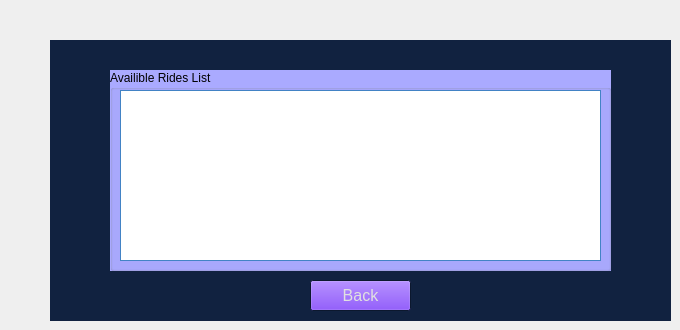
    <widget class="QWidget" name="page_9">
     <widget class="QWidget" name="index8" native="true">
      <property name="geometry">
       <rect>
        <x>50</x>
        <y>40</y>
        <width>621</width>
        <height>281</height>
       </rect>
      </property>
      <property name="palette">
       <palette>
        <active>
         <colorrole role="Window">
          <brush brushstyle="SolidPattern">
           <color alpha="255">
            <red>17</red>
            <green>34</green>
            <blue>64</blue>
           </color>
          </brush>
         </colorrole>
        </active>
        <inactive>
         <colorrole role="Window">
          <brush brushstyle="SolidPattern">
           <color alpha="255">
            <red>17</red>
            <green>34</green>
            <blue>64</blue>
           </color>
          </brush>
         </colorrole>
        </inactive>
        <disabled>
         <colorrole role="Base">
          <brush brushstyle="SolidPattern">
           <color alpha="255">
            <red>17</red>
            <green>34</green>
            <blue>64</blue>
           </color>
          </brush>
         </colorrole>
         <colorrole role="Window">
          <brush brushstyle="SolidPattern">
           <color alpha="255">
            <red>17</red>
            <green>34</green>
            <blue>64</blue>
           </color>
          </brush>
         </colorrole>
        </disabled>
       </palette>
      </property>
      <property name="autoFillBackground">
       <bool>true</bool>
      </property>
      <widget class="QGroupBox" name="groupBox_8">
       <property name="geometry">
        <rect>
         <x>60</x>
         <y>30</y>
         <width>501</width>
         <height>201</height>
        </rect>
       </property>
       <property name="palette">
        <palette>
         <active>
          <colorrole role="Window">
           <brush brushstyle="SolidPattern">
            <color alpha="255">
             <red>170</red>
             <green>170</green>
             <blue>255</blue>
            </color>
           </brush>
          </colorrole>
         </active>
         <inactive>
          <colorrole role="Window">
           <brush brushstyle="SolidPattern">
            <color alpha="255">
             <red>170</red>
             <green>170</green>
             <blue>255</blue>
            </color>
           </brush>
          </colorrole>
         </inactive>
         <disabled>
          <colorrole role="Base">
           <brush brushstyle="SolidPattern">
            <color alpha="255">
             <red>170</red>
             <green>170</green>
             <blue>255</blue>
            </color>
           </brush>
          </colorrole>
          <colorrole role="Window">
           <brush brushstyle="SolidPattern">
            <color alpha="255">
             <red>170</red>
             <green>170</green>
             <blue>255</blue>
            </color>
           </brush>
          </colorrole>
         </disabled>
        </palette>
       </property>
       <property name="autoFillBackground">
        <bool>true</bool>
       </property>
       <property name="title">
        <string>Availible Rides List</string>
       </property>
       <widget class="QListWidget" name="availableRidesList">
        <property name="geometry">
         <rect>
          <x>10</x>
          <y>20</y>
          <width>481</width>
          <height>171</height>
         </rect>
        </property>
        <property name="palette">
         <palette>
          <active>
           <colorrole role="Text">
            <brush brushstyle="SolidPattern">
             <color alpha="255">
              <red>7</red>
              <green>7</green>
              <blue>7</blue>
             </color>
            </brush>
           </colorrole>
           <colorrole role="Base">
            <brush brushstyle="SolidPattern">
             <color alpha="255">
              <red>255</red>
              <green>255</green>
              <blue>255</blue>
             </color>
            </brush>
           </colorrole>
           <colorrole role="Window">
            <brush brushstyle="SolidPattern">
             <color alpha="255">
              <red>85</red>
              <green>170</green>
              <blue>255</blue>
             </color>
            </brush>
           </colorrole>
          </active>
          <inactive>
           <colorrole role="Text">
            <brush brushstyle="SolidPattern">
             <color alpha="255">
              <red>7</red>
              <green>7</green>
              <blue>7</blue>
             </color>
            </brush>
           </colorrole>
           <colorrole role="Base">
            <brush brushstyle="SolidPattern">
             <color alpha="255">
              <red>255</red>
              <green>255</green>
              <blue>255</blue>
             </color>
            </brush>
           </colorrole>
           <colorrole role="Window">
            <brush brushstyle="SolidPattern">
             <color alpha="255">
              <red>85</red>
              <green>170</green>
              <blue>255</blue>
             </color>
            </brush>
           </colorrole>
          </inactive>
          <disabled>
           <colorrole role="Base">
            <brush brushstyle="SolidPattern">
             <color alpha="255">
              <red>85</red>
              <green>170</green>
              <blue>255</blue>
             </color>
            </brush>
           </colorrole>
           <colorrole role="Window">
            <brush brushstyle="SolidPattern">
             <color alpha="255">
              <red>85</red>
              <green>170</green>
              <blue>255</blue>
             </color>
            </brush>
           </colorrole>
          </disabled>
         </palette>
        </property>
        <property name="font">
         <font>
          <family>Tahoma</family>
          <pointsize>12</pointsize>
          <bold>true</bold>
          <underline>false</underline>
         </font>
        </property>
        <property name="autoFillBackground">
         <bool>true</bool>
        </property>
       </widget>
      </widget>
      <widget class="QPushButton" name="availableRidesBackButton">
       <property name="geometry">
        <rect>
         <x>260</x>
         <y>240</y>
         <width>101</width>
         <height>31</height>
        </rect>
       </property>
       <property name="palette">
        <palette>
         <active>
          <colorrole role="Button">
           <brush brushstyle="SolidPattern">
            <color alpha="255">
             <red>85</red>
             <green>0</green>
             <blue>255</blue>
            </color>
           </brush>
          </colorrole>
          <colorrole role="ButtonText">
           <brush brushstyle="SolidPattern">
            <color alpha="255">
             <red>224</red>
             <green>224</green>
             <blue>224</blue>
            </color>
           </brush>
          </colorrole>
         </active>
         <inactive>
          <colorrole role="Button">
           <brush brushstyle="SolidPattern">
            <color alpha="255">
             <red>85</red>
             <green>0</green>
             <blue>255</blue>
            </color>
           </brush>
          </colorrole>
          <colorrole role="ButtonText">
           <brush brushstyle="SolidPattern">
            <color alpha="255">
             <red>224</red>
             <green>224</green>
             <blue>224</blue>
            </color>
           </brush>
          </colorrole>
         </inactive>
         <disabled>
          <colorrole role="Button">
           <brush brushstyle="SolidPattern">
            <color alpha="255">
             <red>85</red>
             <green>0</green>
             <blue>255</blue>
            </color>
           </brush>
          </colorrole>
         </disabled>
        </palette>
       </property>
       <property name="font">
        <font>
         <family>Tahoma</family>
         <pointsize>12</pointsize>
         <bold>false</bold>
        </font>
       </property>
       <property name="text">
        <string>Back</string>
       </property>
      </widget>
     </widget>
    </widget>
